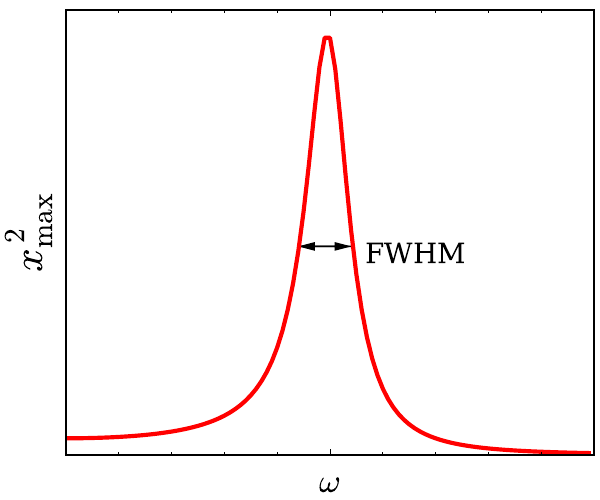

Source code (Python):
import matplotlib.pyplot as plt
from matplotlib.lines import Line2D
import numpy as np
import os
from pylab import *
from matplotlib import ticker
from matplotlib.ticker import ScalarFormatter
sformatter=ScalarFormatter(useOffset=True,useMathText=True)
sformatter.set_scientific(True)
sformatter.set_powerlimits((-2,3))

#plt.ticklabel_format(style='sci', axis='y', scilimits=(0,0))

font = {'family' : 'serif',
        'weight' : 'normal',
        'size'   : 14}
plt.rc('font', **font)
plt.rc('text', usetex=False)
plt.figure(figsize=(6,5))
fig = plt.figure(1)
ax = fig.add_axes([0.11,0.09,0.88,0.89])

omega=arange(0,10,0.1)
omega0=5
beta=0.5
Asquared=arange(0,10,0.1)
for i in range(0,100):
  Asquared[i]=30*omega0*omega0/((omega0*omega0-omega[i]*omega[i])**2+4*beta*beta*omega[i]*omega[i])
  print('omega=',omega[i],' A^2=',Asquared[i])

plt.plot(omega,Asquared,linestyle='-',linewidth=3,color='r')
ax.text(6.6, 13.8,'FWHM',fontsize='20',ha='center')

ax.arrow(4.4, 15, 0.7, 0, head_width=0.5, head_length=0.25, fc='k', ec='k')
ax.arrow(5.4, 15, -0.7, 0, head_width=0.5, head_length=0.25, fc='k', ec='k')

ax.tick_params(axis='both', which='major', labelsize=14)

ax.set_xticks(np.arange(0,21,5), minor=False)
ax.set_xticklabels([], minor=False, family='serif')
ax.set_xticks(np.arange(0,21,1), minor=True)
plt.xlim(0.0,10)

ax.set_yticks(np.arange(0,40,40), minor=False)
ax.set_yticklabels([], minor=False, family='serif')
ax.set_yticks(np.arange(0,40,40), minor=True)
plt.ylim(0.0,32.0)

plt.xlabel('$\omega$', fontsize=24, weight='normal')
plt.ylabel('$x_{\\rm max}^2$',fontsize=30)
plt.subplots_adjust(top=0.85)
plt.savefig('qfactor.pdf',format='pdf')
os.system('open -a Preview qfactor.pdf')

#plt.show()
quit()
